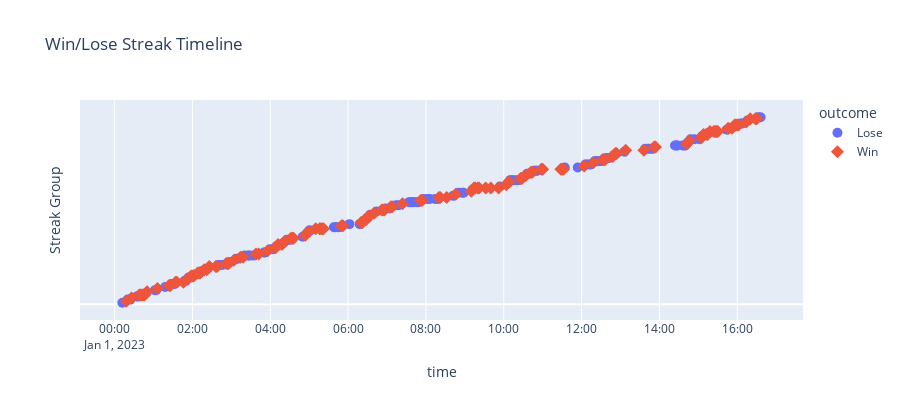

Write notebook code for a chart like this one.
### Code cell
def backtest_binary_options(signals, expiry_minutes=5):
    """
    ทดสอบย้อนหลังสำหรับไบนารีออปชั่นที่มีเวลาหมดอายุ
    """
    results = pd.DataFrame(index=signals.index)
    results['price'] = signals['price']
    results['signal'] = signals['entry_signal']
    
    results['entry_price'] = np.nan
    results['expiry_price'] = np.nan
    results['win'] = np.nan
    total_trades = 0
    
    for i in range(0, len(results) - expiry_minutes, 2):
        if results.iloc[i]['signal'] != 0:
            total_trades += 1
            entry_price = results.iloc[i]['price']
            results.iloc[i, results.columns.get_loc('entry_price')] = entry_price
            
            expiry_price = results.iloc[i + expiry_minutes]['price']
            results.iloc[i, results.columns.get_loc('expiry_price')] = expiry_price
            
            if results.iloc[i]['signal'] == 1:
                win = 1 if expiry_price > entry_price else 0
            else:
                win = 1 if expiry_price < entry_price else 0
                
            results.iloc[i, results.columns.get_loc('win')] = win
    
    win_rate = results['win'].mean() * 100

    # Streak analysis
    max_win_streak = 0
    max_lose_streak = 0
    current_win_streak = 0
    current_lose_streak = 0
    streaks = []
    current_streak = 0
    current_result = None

    for result in results['win'].dropna():
        if result == current_result:
            current_streak += 1
        else:
            if current_result is not None:
                streaks.append((current_result, current_streak))
            current_result = result
            current_streak = 1
        
        if result == 1:
            current_win_streak += 1
            current_lose_streak = 0
        else:
            current_lose_streak += 1
            current_win_streak = 0
        
        max_win_streak = max(max_win_streak, current_win_streak)
        max_lose_streak = max(max_lose_streak, current_lose_streak)

    if current_result is not None:
        streaks.append((current_result, current_streak))
    
    return results, win_rate, max_win_streak, max_lose_streak, total_trades, streaks


def plot_streak_histogram(streaks):
    """
    แสดง histogram ของ streaks แยก win และ lose
    """
    win_streaks = [s for r, s in streaks if r == 1]
    lose_streaks = [s for r, s in streaks if r == 0]

    max_streak_len = max(win_streaks + lose_streaks, default=0)

    plt.figure(figsize=(12, 6))
    bins = range(1, max_streak_len + 2)

    plt.hist(win_streaks, bins=bins, alpha=0.6, label='Win Streaks', color='green', edgecolor='black')
    plt.hist(lose_streaks, bins=bins, alpha=0.6, label='Lose Streaks', color='red', edgecolor='black')

    plt.title("Distribution of Win/Lose Streak Lengths")
    plt.xlabel("Streak Length")
    plt.ylabel("Frequency")
    plt.xticks(bins)
    plt.legend()
    plt.grid(True)
    plt.tight_layout()
    plt.show()

def plot_separated_streak_histograms(streaks):
    """
    แสดง histogram แยก win streak และ lose streak
    """
    win_streaks = [s for r, s in streaks if r == 1]
    lose_streaks = [s for r, s in streaks if r == 0]

    max_win_len = max(win_streaks, default=0)
    max_lose_len = max(lose_streaks, default=0)

    fig, axes = plt.subplots(1, 2, figsize=(14, 5))

    # Win streak histogram
    bins_win = range(1, max_win_len + 2)
    axes[0].hist(win_streaks, bins=bins_win, color='green', edgecolor='black', alpha=0.7)
    axes[0].set_title('Histogram of Win Streaks')
    axes[0].set_xlabel('Win Streak Length')
    axes[0].set_ylabel('Frequency')
    axes[0].set_xticks(bins_win)
    axes[0].grid(True)

    # Lose streak histogram
    bins_lose = range(1, max_lose_len + 2)
    axes[1].hist(lose_streaks, bins=bins_lose, color='red', edgecolor='black', alpha=0.7)
    axes[1].set_title('Histogram of Lose Streaks')
    axes[1].set_xlabel('Lose Streak Length')
    axes[1].set_ylabel('Frequency')
    axes[1].set_xticks(bins_lose)
    axes[1].grid(True)

    plt.tight_layout()
    plt.show()

def plot_streak_timeline(results):
    """
    แสดงผล win/lose แบบ timeline โดยใช้ Plotly
    """
    streak_df = results[['win']].dropna().copy()
    streak_df['time'] = streak_df.index
    streak_df['outcome'] = streak_df['win'].map({1: 'Win', 0: 'Lose'})
    streak_df['streak_group'] = None

    # สร้าง group เดียวกันสำหรับ streak เดียวกัน
    group_id = 0
    prev_result = None
    for i, val in streak_df['win'].items():
        if val != prev_result:
            group_id += 1
        streak_df.loc[i, 'streak_group'] = group_id
        prev_result = val

    # Plot
    fig = px.scatter(
        streak_df,
        x='time',
        y='streak_group',
        color='outcome',
        symbol='outcome',
        title='Win/Lose Streak Timeline',
        labels={'streak_group': 'Streak Group'},
        height=400
    )

    fig.update_traces(marker=dict(size=10))
    fig.update_layout(yaxis=dict(tickvals=[]))  # ซ่อน y-axis ของ streak group
    fig.show()

    
def main():
    # โหลดข้อมูล
    df = pd.read_csv(f'../data/raw_{pair}.csv')
    
    # หรือสร้างข้อมูลจำลอง
    np.random.seed(42)
    n = 1000  # จำนวนแท่งเทียน 1 นาที
    
    dates = pd.date_range('2023-01-01', periods=n, freq='1min')
    price_o = df['open'].values #100 + np.cumsum(np.random.normal(0, 0.3, n))
    price_c = df['close'].values
    high = df['high'].values #price + np.random.uniform(0, 1, n)
    low = df['low'].values #price - np.random.uniform(0, 1, n)
    volume = df['volume'].values
    
    df = pd.DataFrame({
        'open': price_o,
        'high': high,
        'low': low,
        'close': price_c,
        'volume': volume #np.random.uniform(1000, 5000, n)
    }, index=dates)
    
    # เพิ่มอินดิเคเตอร์
    df = add_indicators(df)
    
    # สร้างสัญญาณ
    signals = generate_signals(df)
    
    results, win_rate, mw, ml, total_trade, streaks = backtest_binary_options(signals, expiry_minutes=1)

    print(f"Total Trades: {total_trade}")
    print(f"Max Win Streak: {mw}")
    print(f"Max Lose Streak: {ml}")
    print(f"Win Rate: {win_rate:.2f}%")

    # แสดง streak ทั้งหมดแบบข้อความ
    for i, (result, streak_len) in enumerate(streaks, 1):
        outcome = 'Win' if result == 1 else 'Lose'
        print(f"Streak {i}: {outcome} {streak_len} times")

    # แสดง histogram streaks
    plot_separated_streak_histograms(streaks)
    plot_streak_timeline(results)



if __name__ == "__main__":
    main()

### Figure 1 — Plotly figure (JSON) as saved in the notebook; plotly's stock layout.template omitted (floating-point values rounded to 4 significant figures)
{"data": [{"hovertemplate": "outcome=Lose<br>time=%{x}<br>Streak Group=%{y}<extra></extra>", "legendgroup": "Lose", "marker": {"color": "#636efa", "size": 10, "symbol": "circle"}, "mode": "markers", "name": "Lose", "orientation": "v", "showlegend": true, "type": "scatter", "x": ["2023-01-01T00:12:00.000000000", "2023-01-01T00:20:00.000000000", "2023-01-01T00:24:00.000000000", "2023-01-01T00:34:00.000000000", "2023-01-01T00:36:00.000000000", "2023-01-01T00:48:00.000000000", "2023-01-01T01:02:00.000000000", "2023-01-01T01:04:00.000000000", "2023-01-01T01:18:00.000000000", "2023-01-01T01:28:00.000000000", "2023-01-01T01:32:00.000000000", "2023-01-01T01:48:00.000000000", "2023-01-01T01:50:00.000000000", "2023-01-01T01:54:00.000000000", "2023-01-01T01:56:00.000000000", "2023-01-01T02:04:00.000000000", "2023-01-01T02:14:00.000000000", "2023-01-01T02:24:00.000000000", "2023-01-01T02:40:00.000000000", "2023-01-01T02:42:00.000000000", "2023-01-01T02:46:00.000000000", "2023-01-01T02:58:00.000000000", "2023-01-01T03:08:00.000000000", "2023-01-01T03:10:00.000000000", "2023-01-01T03:20:00.000000000", "2023-01-01T03:26:00.000000000", "2023-01-01T03:28:00.000000000", "2023-01-01T03:34:00.000000000", "2023-01-01T03:50:00.000000000", "2023-01-01T03:52:00.000000000", "2023-01-01T04:00:00.000000000", "2023-01-01T04:04:00.000000000", "2023-01-01T04:10:00.000000000", "2023-01-01T04:20:00.000000000", "2023-01-01T04:26:00.000000000", "2023-01-01T04:30:00.000000000", "2023-01-01T04:50:00.000000000", "2023-01-01T04:56:00.000000000", "2023-01-01T05:00:00.000000000", "2023-01-01T05:02:00.000000000", "2023-01-01T05:38:00.000000000", "2023-01-01T05:40:00.000000000", "2023-01-01T05:44:00.000000000", "2023-01-01T05:46:00.000000000", "2023-01-01T06:02:00.000000000", "2023-01-01T06:18:00.000000000", "2023-01-01T06:24:00.000000000", "2023-01-01T06:30:00.000000000", "2023-01-01T06:34:00.000000000", "2023-01-01T06:44:00.000000000", "2023-01-01T06:58:00.000000000", "2023-01-01T07:04:00.000000000", "2023-01-01T07:14:00.000000000", "2023-01-01T07:18:00.000000000", "2023-01-01T07:34:00.000000000", "2023-01-01T07:36:00.000000000", "2023-01-01T07:38:00.000000000", "2023-01-01T07:40:00.000000000", "2023-01-01T07:42:00.000000000", "2023-01-01T07:46:00.000000000", "2023-01-01T07:48:00.000000000", "2023-01-01T07:56:00.000000000", "2023-01-01T08:02:00.000000000", "2023-01-01T08:06:00.000000000", "2023-01-01T08:14:00.000000000", "2023-01-01T08:18:00.000000000", "2023-01-01T08:42:00.000000000", "2023-01-01T08:50:00.000000000", "2023-01-01T08:56:00.000000000", "2023-01-01T08:58:00.000000000", "2023-01-01T09:12:00.000000000", "2023-01-01T09:54:00.000000000", "2023-01-01T10:06:00.000000000", "2023-01-01T10:10:00.000000000", "2023-01-01T10:12:00.000000000", "2023-01-01T10:14:00.000000000", "2023-01-01T10:18:00.000000000", "2023-01-01T10:22:00.000000000", "2023-01-01T10:30:00.000000000", "2023-01-01T10:36:00.000000000", "2023-01-01T10:38:00.000000000", "2023-01-01T10:46:00.000000000", "2023-01-01T10:48:00.000000000", "2023-01-01T10:50:00.000000000", "2023-01-01T10:52:00.000000000", "2023-01-01T11:34:00.000000000", "2023-01-01T11:54:00.000000000", "2023-01-01T12:06:00.000000000", "2023-01-01T12:08:00.000000000", "2023-01-01T12:12:00.000000000", "2023-01-01T12:14:00.000000000", "2023-01-01T12:20:00.000000000", "2023-01-01T12:22:00.000000000", "2023-01-01T12:24:00.000000000", "2023-01-01T12:28:00.000000000", "2023-01-01T12:38:00.000000000", "2023-01-01T12:42:00.000000000", "2023-01-01T12:50:00.000000000", "2023-01-01T13:06:00.000000000", "2023-01-01T13:38:00.000000000", "2023-01-01T13:42:00.000000000", "2023-01-01T13:44:00.000000000", "2023-01-01T13:48:00.000000000", "2023-01-01T13:50:00.000000000", "2023-01-01T14:24:00.000000000", "2023-01-01T14:26:00.000000000", "2023-01-01T14:28:00.000000000", "2023-01-01T14:36:00.000000000", "2023-01-01T14:38:00.000000000", "2023-01-01T14:40:00.000000000", "2023-01-01T14:44:00.000000000", "2023-01-01T14:48:00.000000000", "2023-01-01T14:54:00.000000000", "2023-01-01T15:02:00.000000000", "2023-01-01T15:06:00.000000000", "2023-01-01T15:16:00.000000000", "2023-01-01T15:44:00.000000000", "2023-01-01T15:54:00.000000000", "2023-01-01T16:06:00.000000000", "2023-01-01T16:08:00.000000000", "2023-01-01T16:16:00.000000000", "2023-01-01T16:32:00.000000000", "2023-01-01T16:36:00.000000000"], "xaxis": "x", "y": [1, 3, 3, 5, 5, 7, 9, 9, 11, 13, 13, 15, 15, 17, 17, 19, 21, 23, 25, 25, 25, 27, 29, 29, 31, 31, 31, 31, 33, 33, 35, 35, 37, 39, 41, 41, 43, 45, 47, 47, 49, 49, 49, 49, 51, 51, 53, 55, 57, 59, 61, 61, 63, 63, 65, 65, 65, 65, 65, 65, 65, 67, 67, 67, 67, 67, 69, 71, 71, 71, 73, 75, 77, 79, 79, 79, 79, 79, 81, 83, 83, 85, 85, 85, 85, 87, 87, 89, 89, 89, 89, 91, 91, 91, 91, 93, 93, 95, 97, 99, 99, 99, 99, 99, 101, 101, 101, 101, 101, 101, 103, 105, 105, 105, 107, 109, 111, 113, 115, 115, 117, 119, 119], "yaxis": "y"}, {"hovertemplate": "outcome=Win<br>time=%{x}<br>Streak Group=%{y}<extra></extra>", "legendgroup": "Win", "marker": {"color": "#EF553B", "size": 10, "symbol": "diamond"}, "mode": "markers", "name": "Win", "orientation": "v", "showlegend": true, "type": "scatter", "x": ["2023-01-01T00:18:00.000000000", "2023-01-01T00:26:00.000000000", "2023-01-01T00:38:00.000000000", "2023-01-01T00:40:00.000000000", "2023-01-01T00:42:00.000000000", "2023-01-01T00:44:00.000000000", "2023-01-01T00:46:00.000000000", "2023-01-01T00:50:00.000000000", "2023-01-01T01:06:00.000000000", "2023-01-01T01:24:00.000000000", "2023-01-01T01:26:00.000000000", "2023-01-01T01:34:00.000000000", "2023-01-01T01:36:00.000000000", "2023-01-01T01:46:00.000000000", "2023-01-01T01:52:00.000000000", "2023-01-01T01:58:00.000000000", "2023-01-01T02:00:00.000000000", "2023-01-01T02:02:00.000000000", "2023-01-01T02:08:00.000000000", "2023-01-01T02:10:00.000000000", "2023-01-01T02:12:00.000000000", "2023-01-01T02:18:00.000000000", "2023-01-01T02:22:00.000000000", "2023-01-01T02:26:00.000000000", "2023-01-01T02:36:00.000000000", "2023-01-01T02:38:00.000000000", "2023-01-01T02:52:00.000000000", "2023-01-01T02:54:00.000000000", "2023-01-01T02:56:00.000000000", "2023-01-01T03:04:00.000000000", "2023-01-01T03:14:00.000000000", "2023-01-01T03:18:00.000000000", "2023-01-01T03:38:00.000000000", "2023-01-01T03:42:00.000000000", "2023-01-01T03:56:00.000000000", "2023-01-01T04:08:00.000000000", "2023-01-01T04:12:00.000000000", "2023-01-01T04:18:00.000000000", "2023-01-01T04:22:00.000000000", "2023-01-01T04:32:00.000000000", "2023-01-01T04:34:00.000000000", "2023-01-01T04:36:00.000000000", "2023-01-01T04:54:00.000000000", "2023-01-01T04:58:00.000000000", "2023-01-01T05:10:00.000000000", "2023-01-01T05:16:00.000000000", "2023-01-01T05:18:00.000000000", "2023-01-01T05:20:00.000000000", "2023-01-01T05:22:00.000000000", "2023-01-01T05:50:00.000000000", "2023-01-01T05:52:00.000000000", "2023-01-01T06:20:00.000000000", "2023-01-01T06:22:00.000000000", "2023-01-01T06:26:00.000000000", "2023-01-01T06:28:00.000000000", "2023-01-01T06:32:00.000000000", "2023-01-01T06:40:00.000000000", "2023-01-01T06:52:00.000000000", "2023-01-01T06:54:00.000000000", "2023-01-01T06:56:00.000000000", "2023-01-01T07:06:00.000000000", "2023-01-01T07:08:00.000000000", "2023-01-01T07:24:00.000000000", "2023-01-01T07:52:00.000000000", "2023-01-01T07:54:00.000000000", "2023-01-01T08:20:00.000000000", "2023-01-01T08:22:00.000000000", "2023-01-01T08:32:00.000000000", "2023-01-01T08:46:00.000000000", "2023-01-01T09:10:00.000000000", "2023-01-01T09:14:00.000000000", "2023-01-01T09:16:00.000000000", "2023-01-01T09:20:00.000000000", "2023-01-01T09:22:00.000000000", "2023-01-01T09:32:00.000000000", "2023-01-01T09:40:00.000000000", "2023-01-01T09:52:00.000000000", "2023-01-01T10:04:00.000000000", "2023-01-01T10:08:00.000000000", "2023-01-01T10:26:00.000000000", "2023-01-01T10:28:00.000000000", "2023-01-01T10:34:00.000000000", "2023-01-01T10:42:00.000000000", "2023-01-01T10:44:00.000000000", "2023-01-01T10:58:00.000000000", "2023-01-01T11:00:00.000000000", "2023-01-01T11:28:00.000000000", "2023-01-01T11:30:00.000000000", "2023-01-01T11:32:00.000000000", "2023-01-01T12:04:00.000000000", "2023-01-01T12:18:00.000000000", "2023-01-01T12:32:00.000000000", "2023-01-01T12:34:00.000000000", "2023-01-01T12:36:00.000000000", "2023-01-01T12:48:00.000000000", "2023-01-01T12:52:00.000000000", "2023-01-01T12:54:00.000000000", "2023-01-01T13:08:00.000000000", "2023-01-01T13:36:00.000000000", "2023-01-01T13:52:00.000000000", "2023-01-01T13:54:00.000000000", "2023-01-01T14:42:00.000000000", "2023-01-01T14:46:00.000000000", "2023-01-01T15:04:00.000000000", "2023-01-01T15:08:00.000000000", "2023-01-01T15:12:00.000000000", "2023-01-01T15:14:00.000000000", "2023-01-01T15:18:00.000000000", "2023-01-01T15:24:00.000000000", "2023-01-01T15:26:00.000000000", "2023-01-01T15:28:00.000000000", "2023-01-01T15:30:00.000000000", "2023-01-01T15:46:00.000000000", "2023-01-01T15:52:00.000000000", "2023-01-01T15:56:00.000000000", "2023-01-01T15:58:00.000000000", "2023-01-01T16:00:00.000000000", "2023-01-01T16:02:00.000000000", "2023-01-01T16:14:00.000000000", "2023-01-01T16:20:00.000000000", "2023-01-01T16:28:00.000000000", "2023-01-01T16:30:00.000000000"], "xaxis": "x", "y": [2, 4, 6, 6, 6, 6, 6, 8, 10, 12, 12, 14, 14, 14, 16, 18, 18, 18, 20, 20, 20, 22, 22, 24, 24, 24, 26, 26, 26, 28, 30, 30, 32, 32, 34, 36, 38, 38, 40, 42, 42, 42, 44, 46, 48, 48, 48, 48, 48, 50, 50, 52, 52, 54, 54, 56, 58, 60, 60, 60, 62, 62, 64, 66, 66, 68, 68, 68, 70, 72, 74, 74, 74, 74, 74, 74, 74, 76, 78, 80, 80, 82, 84, 84, 86, 86, 86, 86, 86, 88, 90, 92, 92, 92, 94, 96, 96, 98, 98, 100, 100, 102, 104, 106, 108, 108, 108, 110, 110, 110, 110, 110, 112, 112, 114, 114, 114, 114, 116, 118, 118, 118], "yaxis": "y"}], "layout": {"height": 400, "legend": {"title": {"text": "outcome"}, "tracegroupgap": 0}, "title": {"text": "Win/Lose Streak Timeline"}, "xaxis": {"anchor": "y", "domain": [0, 1], "title": {"text": "time"}}, "yaxis": {"anchor": "x", "domain": [0, 1], "tickvals": [], "title": {"text": "Streak Group"}}}}
